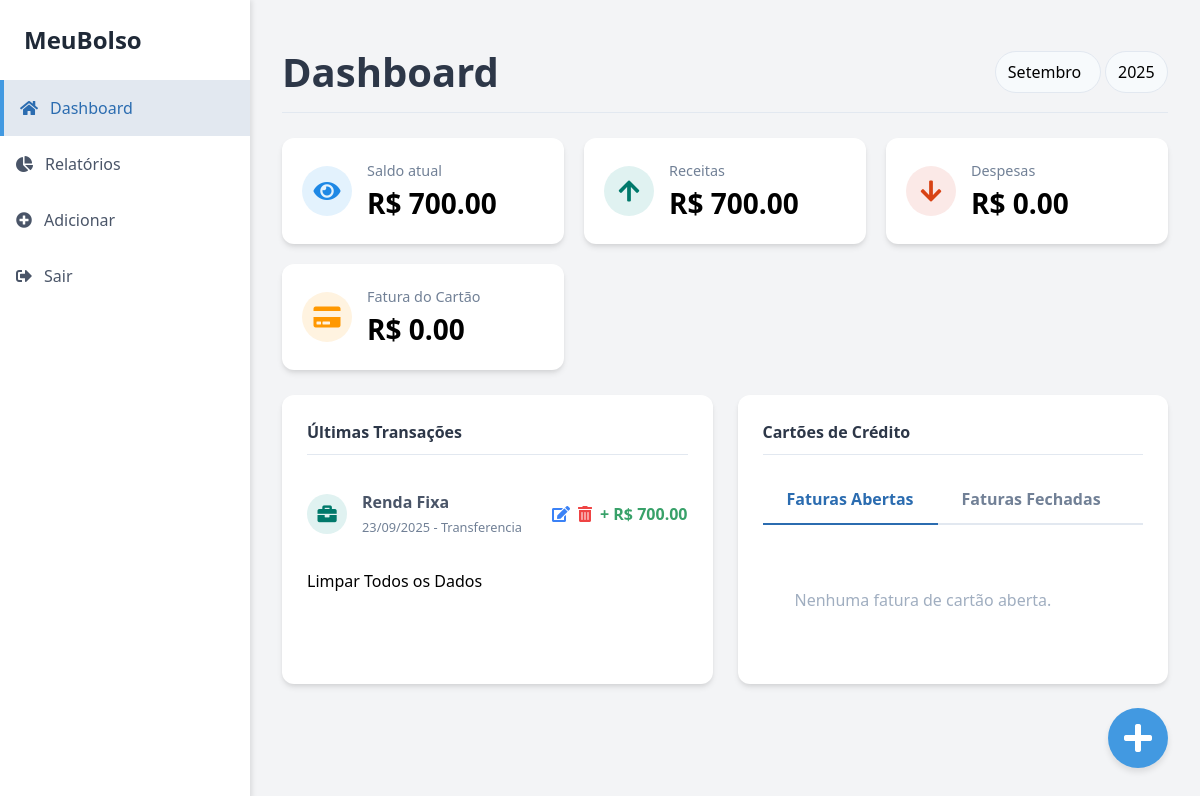
Page /dashboard (signed in) on the earlier database version.
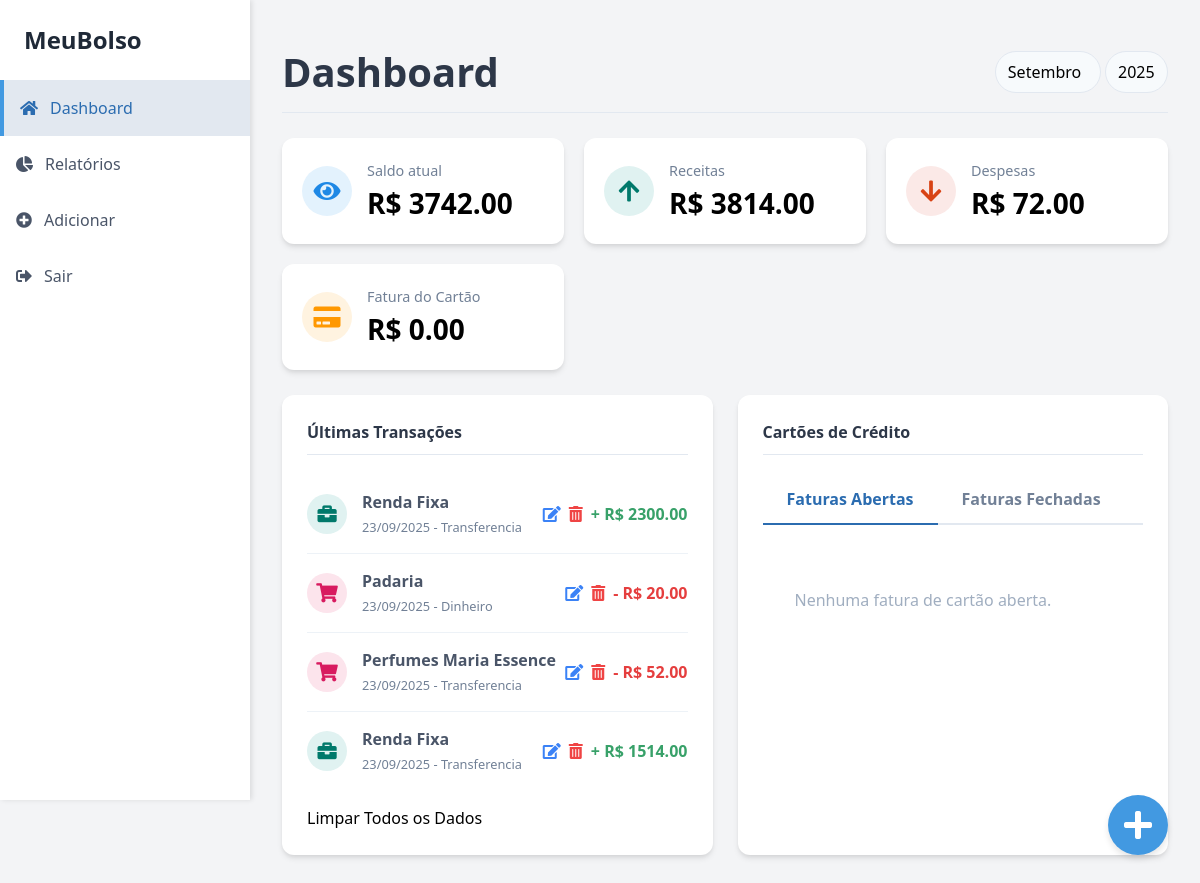
Same page on the later database version.
### app/models.py (models this page shows, shortened)
class Transaction(db.Model):
    id = db.Column(db.Integer, primary_key=True)
    type = db.Column(db.String(10), nullable=False) # 'income' ou 'expense'
    amount = db.Column(db.Float, nullable=False)
    description = db.Column(db.String(200))
    payment_method = db.Column(db.String(50))
    category = db.Column(db.String(50))
    date = db.Column(db.DateTime, index=True, default=datetime.utcnow)
    user_id = db.Column(db.Integer, db.ForeignKey('user.id'), nullable=False)

### app/routes.py (the view)
@main_bp.route('/dashboard', methods=['GET'])
@login_required
def dashboard():
    user_id = current_user.id
    try:
        selected_month = int(request.args.get('month', datetime.now().month))
        selected_year = int(request.args.get('year', datetime.now().year))
    except (ValueError, TypeError):
        selected_month = datetime.now().month
        selected_year = datetime.now().year
    transactions = Transaction.query.filter(
        Transaction.user_id == user_id,
        extract('month', Transaction.date) == selected_month,
        extract('year', Transaction.date) == selected_year
    ).order_by(Transaction.date.desc()).all()
    total_income = sum(t.amount for t in transactions if t.type == 'income')
    total_expense = sum(t.amount for t in transactions if t.type == 'expense')
    balance = total_income - total_expense
    years = sorted(list(set(t.date.year for t in Transaction.query.filter_by(user_id=user_id).all())))
    if not years:
        years = [datetime.now().year]
    month_names = ["Janeiro", "Fevereiro", "Março", "Abril", "Maio", "Junho", "Julho", "Agosto", "Setembro", "Outubro", "Novembro", "Dezembro"]
    credit_card_bill = sum(t.amount for t in transactions if t.payment_method == 'Cartao de Credito' and t.type == 'expense')
    invoices = []
    return render_template(
        'dashboard.html',
        active_page='dashboard',
        balance=balance,
        total_income=total_income,
        total_expense=total_expense,
        transactions=transactions,
        credit_card_bill=credit_card_bill,
        invoices=invoices,
        selected_month=selected_month,
        selected_year=selected_year,
        month_names=month_names,
        years=years
    )

### app/__init__.py (called while the page is built)
@login_manager.user_loader
def load_user(user_id):
    from .models import User
    return User.query.get(int(user_id))

### app/routes.py (called while the page is built)
@main_bp.app_template_filter('format_date')
def format_date_filter(value):
    if value is None:
        return ""
    if isinstance(value, datetime):
        return value.strftime('%d/%m/%Y')
    return datetime.fromisoformat(value).strftime('%d/%m/%Y')

### app/templates/dashboard.html (shortened to what the changed rows need)
{% extends "layout.html" %}
{% block content %}
<header class="dashboard-header">
    <h1 class="page-title">Dashboard</h1>
</header>
<section class="summary-cards">
    <div class="card">
        <div class="card-content">
            <span>Saldo atual</span>
            <h2>R$ {{ "%.2f"|format(balance) }}</h2>
        </div>
    </div>
    <div class="card">
        <div class="card-content">
            <span>Receitas</span>
            <h2>R$ {{ "%.2f"|format(total_income) }}</h2>
        </div>
    </div>
    <div class="card">
        <div class="card-content">
            <span>Despesas</span>
            <h2>R$ {{ "%.2f"|format(total_expense) }}</h2>
        </div>
    </div>
    <div class="card">
        <div class="card-content">
            <h2>R$ {{ "%.2f"|format(credit_card_bill) }}</h2>
        </div>
    </div>
</section>
<section class="main-sections">
    <div class="section-card">
        <ul class="transaction-list">
            {% for transaction in transactions %}
            <li data-id="{{ transaction.id }}">
                <div class="transaction-icon" style="background-color: {% if transaction.type == 'income' %}#e0f2f1{% else %}#fce4ec{% endif %}; color: {% if transaction.type == 'income' %}#00796b{% else %}#d81b60{% endif %};">
                    <i class="fas fa-{% if transaction.type == 'income' %}briefcase{% else %}shopping-cart{% endif %}"></i>
                </div>
                <div class="transaction-info">
                    <strong>{{ transaction.description }}</strong>
                    <span>{{ transaction.date|format_date }} - {{ transaction.payment_method }}</span>
                </div>
                <div class="flex items-center space-x-2">
                    <button class="text-blue-500 hover:text-blue-700 edit-btn" onclick="showEditModal({{ transaction.id }}, '{{ transaction.description }}', '{{ "%.2f"|format(transaction.amount) }}', '{{ transaction.payment_method }}', '{{ transaction.category }}', '{{ transaction.type }}')">
                        <i class="fas fa-edit"></i>
                    </button>
                    <button class="text-red-500 hover:text-red-700 delete-btn" onclick="showDeleteConfirm({{ transaction.id }})">
                        <i class="fas fa-trash-alt"></i>
                    </button>
                    <span class="transaction-value {% if transaction.type == 'income' %}text-success{% else %}text-danger{% endif %}">
                        {% if transaction.type == 'income' %}+{% else %}-{% endif %} R$ {{ "%.2f"|format(transaction.amount) }}
                    </span>
                </div>
            </li>
            {% else %}
            <li>
                <p class="no-data">Nenhuma transação registrada ainda.</p>
            </li>
            {% endfor %}
        </ul>
    </div>
</section>
{% endblock %}

Differences in the rows shown:
removed Transaction: amount "700.00"
added Transaction: amount "2300.00"
added Transaction: amount "20.00", type "expense" (drawn)
added Transaction: amount "52.00", type "expense" (drawn)
added Transaction: amount "1514.00"
Other differences:
{{ "%.2f"|format(balance) }}: "700.00" → "3742.00"
{{ "%.2f"|format(total_income) }}: "700.00" → "3814.00"
{{ "%.2f"|format(total_expense) }}: "0.00" → "72.00"
